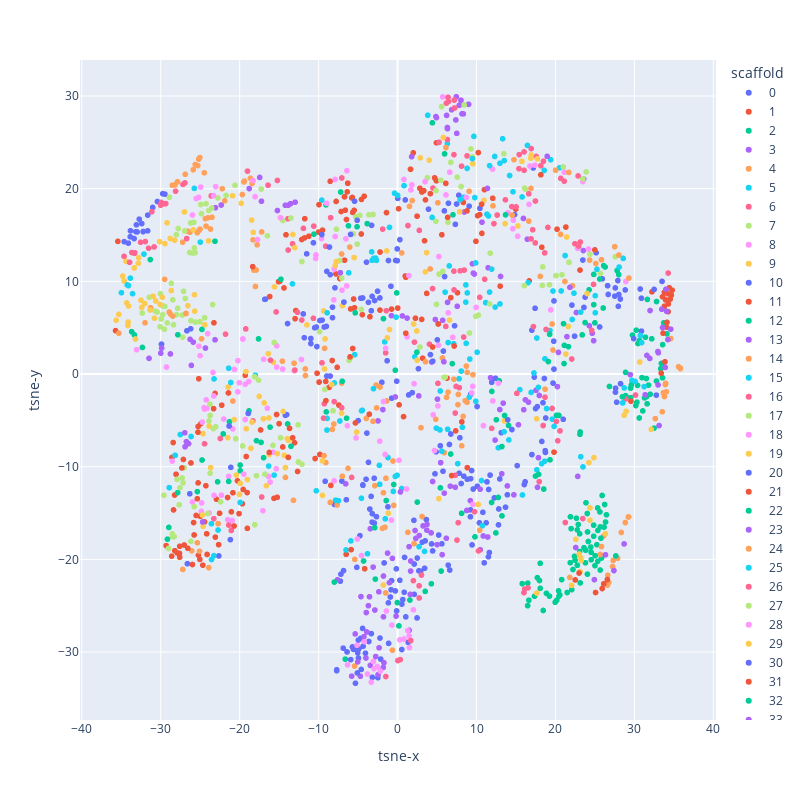

The notebook cell saved with this chart:
### Code cell
proj_type = "tsne"
px.scatter(df, x=f"{proj_type}-x", y=f"{proj_type}-y", color="scaffold", height=800, width=800)
